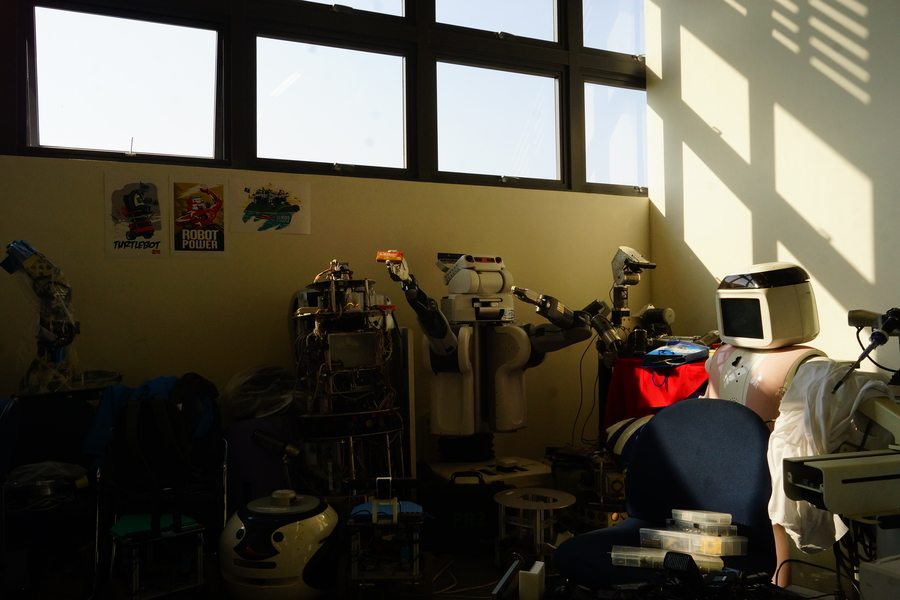
#> input picture project1_hdrImage/test_img/Robotics_Corner/DSC09866.jpg, 900 x 600 px
$ python gray_test.py   (Python 2 division)
#> lines starting #> are read from the running program, lines starting #| are printed output that depends on the picture
#!/home/shannon/miniconda2/envs/cvbot/bin/python
#-*- coding: utf-8 -*-　　　←表示使用 utf-8 編碼
import cv2
import sys
import numpy as np
from matplotlib import pyplot as plt

img2 = cv2.imread("../test_img/Robotics_Corner/DSC09866.jpg")
#> img2 is the input picture: shape (600, 900, 3); mean B, G, R 68.9, 83.2, 88.7
print 19*np.array(img2[:,:,0]).astype(np.int16)
#> (printed output is left out)
print 183*np.array(img2[:,:,1]).astype(np.int16)
#> (printed output is left out)
print 54*np.array(img2[:,:,2]).astype(np.int16)
#> (printed output is left out)
imgSet_green = (19*np.array(img2[:,:,0]).astype(np.int16) + 183*np.array(img2[:,:,1]).astype(np.int16) + 54*np.array(img2[:,:,2]).astype(np.int16)) / 256
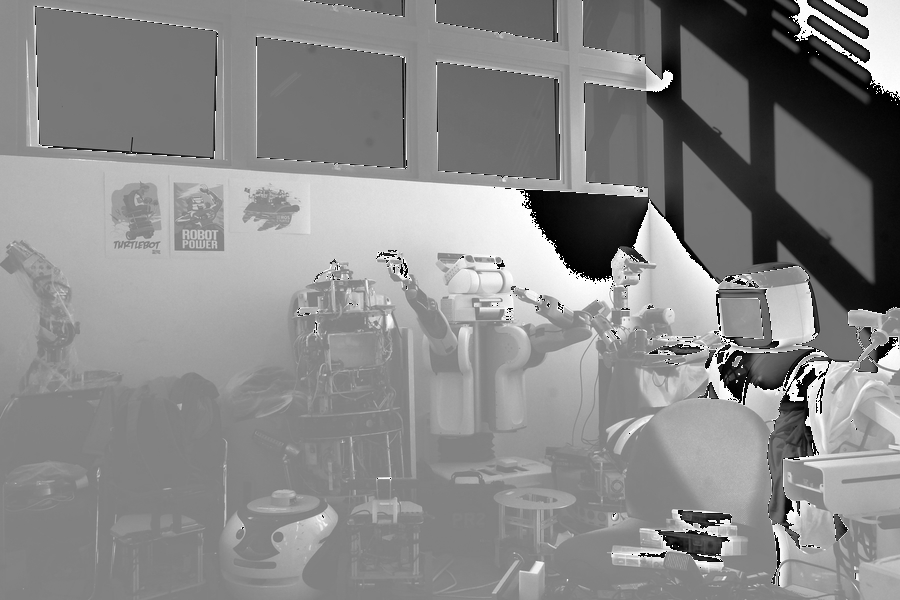
#> imgSet_green: shape (600, 900) int16; min -128, max 127, mean 9; drawn with min black and max white
print imgSet_green
#> (printed output is left out)
plt.imshow(imgSet_green,cmap="gray")

plt.show()

$ run again, with project1_hdrImage/test_img/Robotics_Corner/DSC09857.jpg copied over project1_hdrImage/test_img/Robotics_Corner/DSC09866.jpg
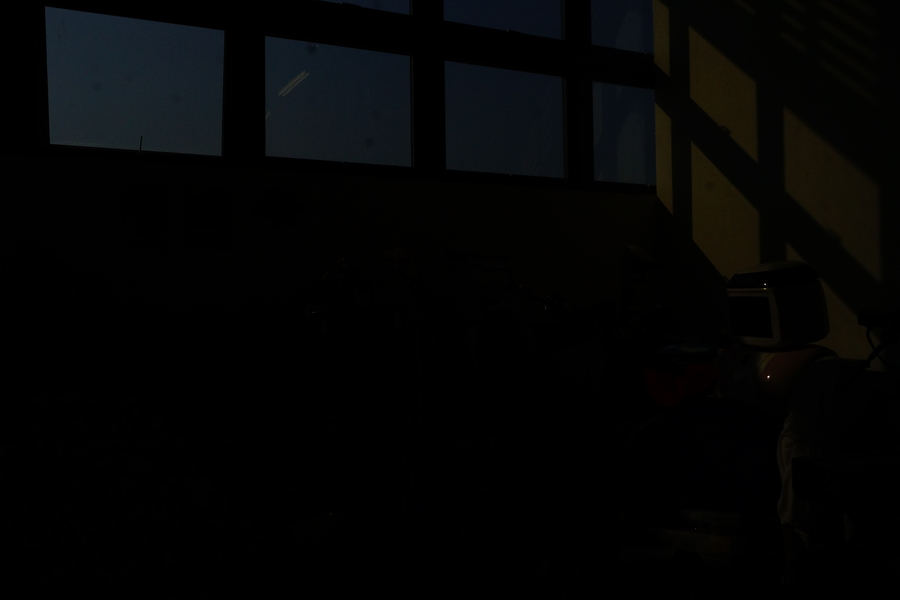
#> input picture project1_hdrImage/test_img/Robotics_Corner/DSC09857.jpg, 900 x 600 px
#> img2 is the input picture: shape (600, 900, 3); mean B, G, R 4.6, 4.7, 4.1
#> (printed output is left out)
#> (printed output is left out)
#> (printed output is left out)
#> `imgSet_green = (19*np.array(img2[:,:,0]).astype(np.int16) + 183*np.arr..`:
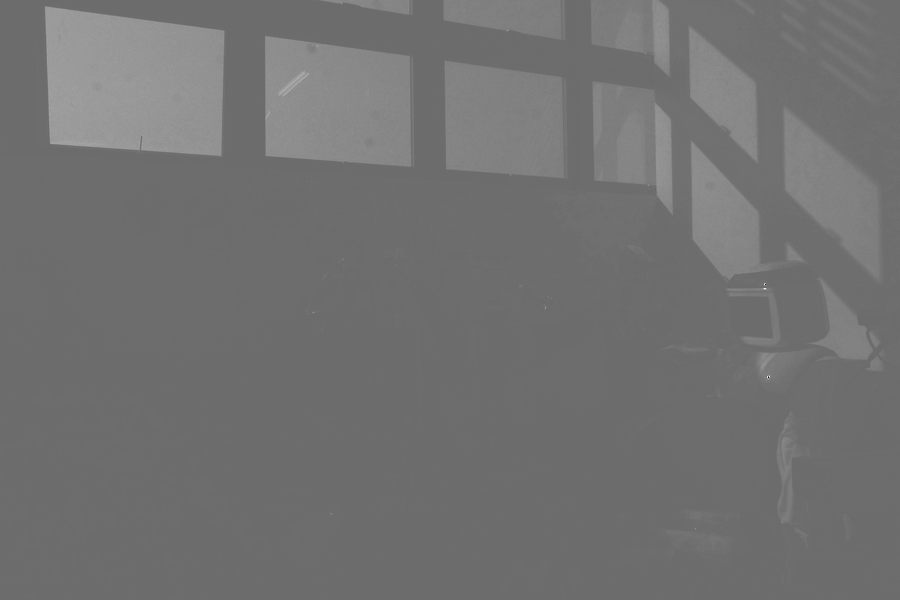
#> imgSet_green: shape (600, 900) int16; min -82, max 111, mean 4.4; drawn with min black and max white
#> (printed output is left out)

$ run again, with project1_hdrImage/test_img/Robotics_Corner/DSC09858.jpg copied over project1_hdrImage/test_img/Robotics_Corner/DSC09866.jpg
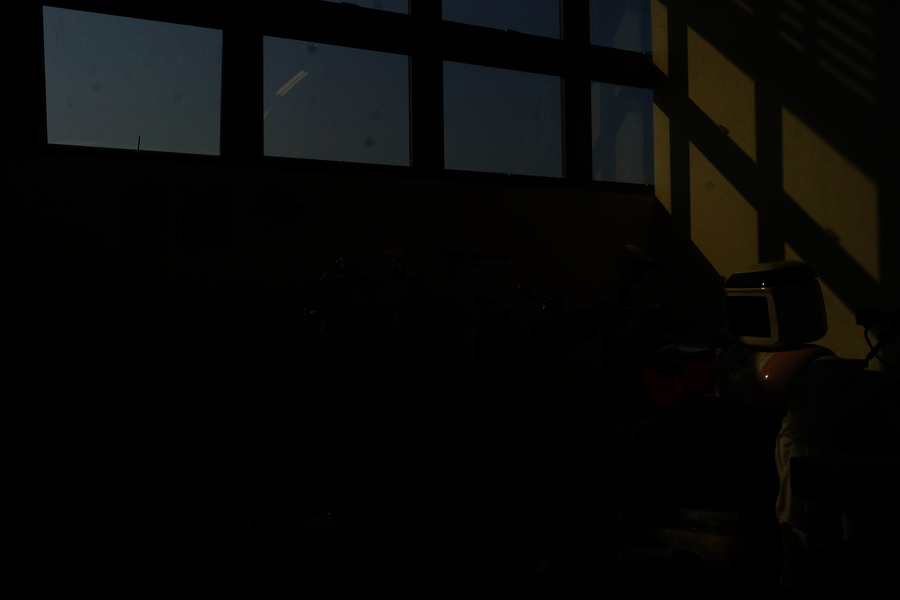
#> input picture project1_hdrImage/test_img/Robotics_Corner/DSC09858.jpg, 900 x 600 px
#> img2 is the input picture: shape (600, 900, 3); mean B, G, R 6.9, 8, 7.8
#> (printed output is left out)
#> (printed output is left out)
#> (printed output is left out)
#> `imgSet_green = (19*np.array(img2[:,:,0]).astype(np.int16) + 183*np.arr..`:
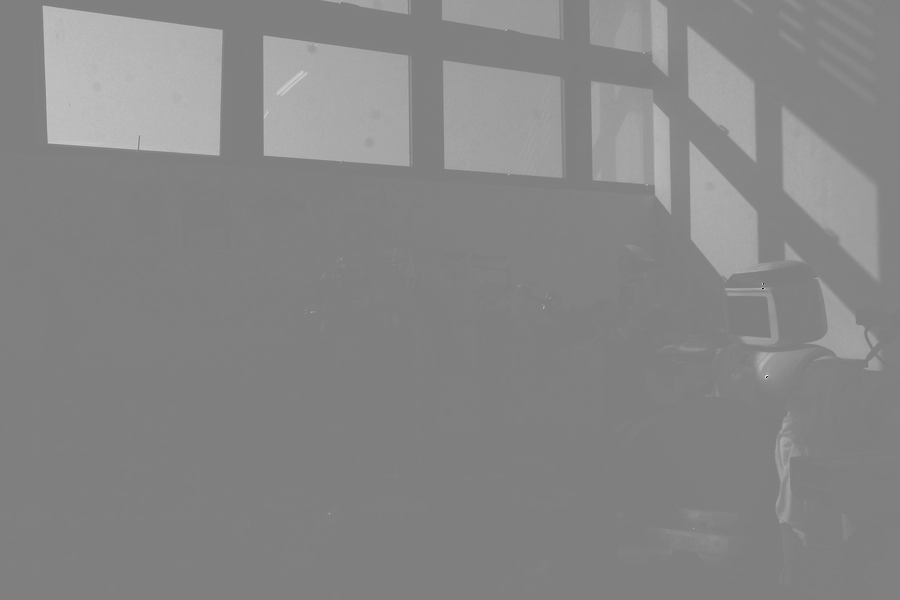
#> imgSet_green: shape (600, 900) int16; min -122, max 122, mean 7.6; drawn with min black and max white
#> (printed output is left out)
